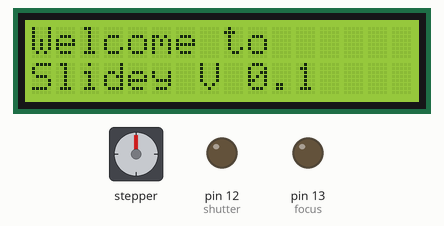
Simulated run of this sketch. Board: Arduino Uno, built with avr-gcc and run on an emulated ATmega328P. Parts: 16×2 character LCD, stepper motor, output pins drawn as LEDs (lit = HIGH). Stepper angles assume 200 steps per turn.

Above: at 0.2 s.
At 2.8 s:
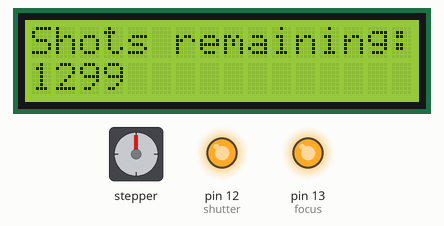
At 10.6 s:
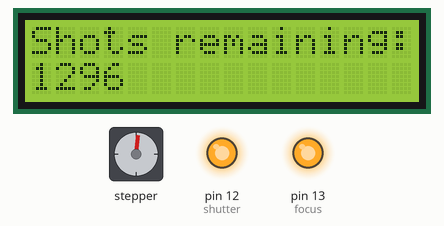
At 18.4 s:
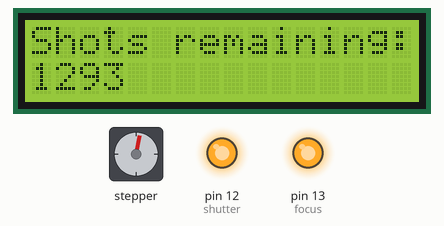
At 26.2 s:
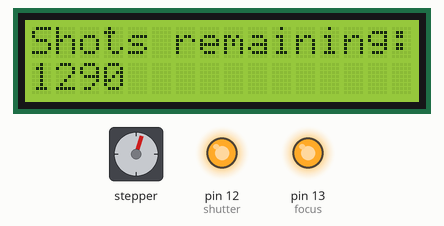
At 36.6 s:
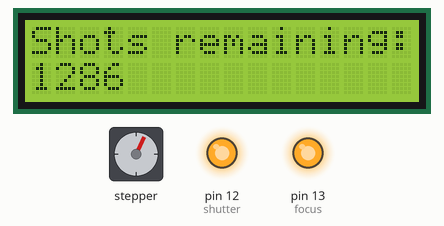
Timing chart, 0 to 40.0 s (numbered marks = the images above):
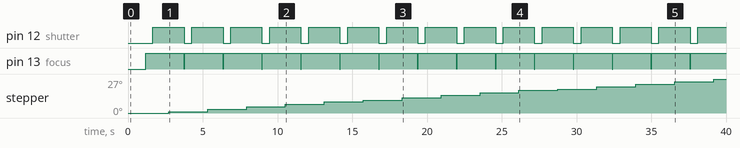

Measured:
- by itself, pin 12 (shutter): alternates HIGH for 2.1 s and LOW for 0.52 s
- by itself, pin 13 (focus): alternates HIGH for 2.6 s and LOW for 0.02 s
- what the display in image 1 shows lasts 1.0 s, from 2.8 s to 3.8 s

The sketch:

sketch_feb09a.ino
```cpp
#include <LiquidCrystal.h>
#include <Wire.h>
#include <Adafruit_RGBLCDShield.h>
#include <utility/Adafruit_MCP23017.h>
#include <Adafruit_MotorShield.h>
#include "utility/Adafruit_MS_PWMServoDriver.h"

Adafruit_RGBLCDShield lcd = Adafruit_RGBLCDShield();
Adafruit_MotorShield AFMS = Adafruit_MotorShield();
// Or, create it with a different I2C address (say for stacking)
// Adafruit_MotorShield AFMS = Adafruit_MotorShield(0x61);

// Connect a stepper motor with 200 steps per revolution (1.8 degree)
// to motor port #2 (M3 and M4)
Adafruit_StepperMotor *myMotor = AFMS.getStepper(200, 2);


// pins for Multiport
int focus = 13;
int shutter = 12;

//Variable for number of shots to take. Add the number of shots in setup
int shots;

void go(){
  //set focus pin into output mode
   pinMode(focus, OUTPUT);

  //set shutter pin to output mode
   pinMode(shutter, OUTPUT);

  //wait 20 milliseconds
    delay(20);

  //Activate the camera focus
    digitalWrite(focus, HIGH);

  //wait 50 milliseconds
    delay(500);

  //Activate the camera shutter
    digitalWrite(shutter, HIGH);

  //Wait 50 milliseconds
    delay(50);

  //Set the focus pin back to input mode. This stops the camera from taking extra pictures through noise in the circuits
    pinMode(focus, INPUT);

  //Set the shutter pin back to input mode. This stops the camera from taking extra pictures through noise in the circuits
    pinMode(shutter, INPUT);

  //Wait 1 second
    delay(1000);

  //Send stepper motor forward 1 step
    myMotor->step(1,FORWARD,DOUBLE);

  //reduce the number of shots Remaining
    --shots;

  //Display shots remaining
  lcd.setCursor(0,0);
  lcd.print("Shots remaining:");
  lcd.setCursor(0,1);
  lcd.print (shots);
  delay(1000);
  lcd.clear();
}

void setup() {

  // set up Serial library at 9600 bps
    Serial.begin(9600);

  //Set up number of Shots to take
  shots=1300;

  // set up the LCD's number of columns and rows:
    lcd.begin(16, 2);

  //assert all pins, just to make sure...
    pinMode(focus, INPUT);
    pinMode(shutter, INPUT);

  // Initialize the motor shield with the default frequency 1.6KHz
    AFMS.begin();

  // initialise LCD lib full-screen
    lcd.begin(16, 2);
  // set cursor position
    lcd.setCursor(0,0);
  //Welcome Screen
    lcd.print("Welcome to");
  //Move cursor to second row
    lcd.setCursor(0,1);
  lcd.print("Slidey V 0.1");
  delay(1000);
  lcd.clear();
}

void loop() {
  // put your main code here, to run repeatedly:
  if (shots > 0)go();
}
```
